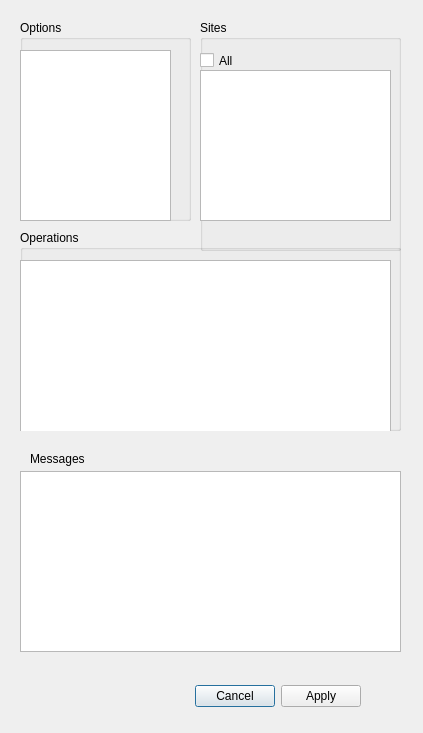
<?xml version="1.0" encoding="UTF-8"?>
<ui version="4.0">
 <class>ManageDialog</class>
 <widget class="QDialog" name="ManageDialog">
  <property name="geometry">
   <rect>
    <x>0</x>
    <y>0</y>
    <width>423</width>
    <height>733</height>
   </rect>
  </property>
  <property name="windowTitle">
   <string>Dialog</string>
  </property>
  <widget class="QDialogButtonBox" name="buttonBox">
   <property name="geometry">
    <rect>
     <x>20</x>
     <y>680</y>
     <width>341</width>
     <height>32</height>
    </rect>
   </property>
   <property name="orientation">
    <enum>Qt::Horizontal</enum>
   </property>
   <property name="standardButtons">
    <set>QDialogButtonBox::Apply|QDialogButtonBox::Cancel</set>
   </property>
  </widget>
  <widget class="QGroupBox" name="optionsGroupBox">
   <property name="geometry">
    <rect>
     <x>20</x>
     <y>20</y>
     <width>171</width>
     <height>201</height>
    </rect>
   </property>
   <property name="title">
    <string>Options</string>
   </property>
   <widget class="QListWidget" name="optionListWidget">
    <property name="geometry">
     <rect>
      <x>0</x>
      <y>30</y>
      <width>151</width>
      <height>171</height>
     </rect>
    </property>
   </widget>
  </widget>
  <widget class="QGroupBox" name="sitesGroupBox">
   <property name="geometry">
    <rect>
     <x>200</x>
     <y>20</y>
     <width>201</width>
     <height>231</height>
    </rect>
   </property>
   <property name="title">
    <string>Sites</string>
   </property>
   <widget class="QCheckBox" name="allSitesCheckBox">
    <property name="geometry">
     <rect>
      <x>0</x>
      <y>30</y>
      <width>161</width>
      <height>21</height>
     </rect>
    </property>
    <property name="text">
     <string>All</string>
    </property>
   </widget>
   <widget class="QListWidget" name="sitesListWidget">
    <property name="geometry">
     <rect>
      <x>0</x>
      <y>50</y>
      <width>191</width>
      <height>151</height>
     </rect>
    </property>
    <property name="sortingEnabled">
     <bool>false</bool>
    </property>
   </widget>
  </widget>
  <widget class="QGroupBox" name="operationsGroupBox">
   <property name="geometry">
    <rect>
     <x>20</x>
     <y>230</y>
     <width>381</width>
     <height>201</height>
    </rect>
   </property>
   <property name="title">
    <string>Operations</string>
   </property>
   <widget class="QListWidget" name="opListWidget">
    <property name="geometry">
     <rect>
      <x>0</x>
      <y>30</y>
      <width>371</width>
      <height>192</height>
     </rect>
    </property>
   </widget>
  </widget>
  <widget class="QTextBrowser" name="msgsTextBrowser">
   <property name="geometry">
    <rect>
     <x>20</x>
     <y>471</y>
     <width>381</width>
     <height>181</height>
    </rect>
   </property>
  </widget>
  <widget class="QLabel" name="label">
   <property name="geometry">
    <rect>
     <x>30</x>
     <y>450</y>
     <width>66</width>
     <height>17</height>
    </rect>
   </property>
   <property name="text">
    <string>Messages</string>
   </property>
  </widget>
 </widget>
 <resources/>
 <connections>
  <connection>
   <sender>buttonBox</sender>
   <signal>accepted()</signal>
   <receiver>ManageDialog</receiver>
   <slot>accept()</slot>
   <hints>
    <hint type="sourcelabel">
     <x>248</x>
     <y>254</y>
    </hint>
    <hint type="destinationlabel">
     <x>157</x>
     <y>274</y>
    </hint>
   </hints>
  </connection>
  <connection>
   <sender>buttonBox</sender>
   <signal>rejected()</signal>
   <receiver>ManageDialog</receiver>
   <slot>reject()</slot>
   <hints>
    <hint type="sourcelabel">
     <x>316</x>
     <y>260</y>
    </hint>
    <hint type="destinationlabel">
     <x>286</x>
     <y>274</y>
    </hint>
   </hints>
  </connection>
 </connections>
</ui>
